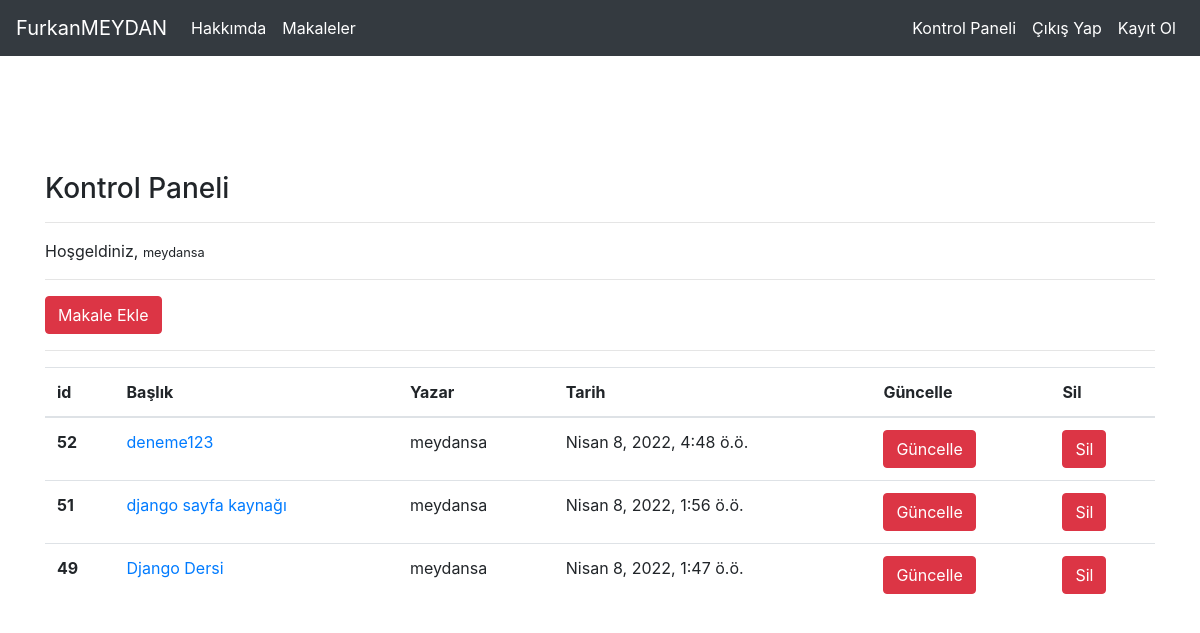
Screenshot of /articles/dashboard/ (signed in) with the database file from the repository.
### article/models.py (models this page shows, shortened)
class Article(models.Model):
    author = models.ForeignKey("auth.User",on_delete = models.CASCADE,verbose_name = "Yazar ")
    title = models.CharField(max_length = 50,verbose_name = "Başlık")
    content = RichTextField()
    created_date = models.DateTimeField(auto_now_add=True,verbose_name="Oluşturulma Tarihi")
    article_image = models.FileField(blank = True,null = True,verbose_name="Makaleye Fotoğraf Ekleyin")
    class Meta:
        ordering = ['-created_date']

### article/views.py (the view)
# urls.py: path('dashboard/',views.dashboard,name = "dashboard"),
@login_required(login_url = "user:login")
def dashboard(request):
    articles = Article.objects.filter(author = request.user)
    context = {
        "articles":articles
    }
    return render(request,"dashboard.html",context)

### templates/dashboard.html
{% extends "layout.html" %}
{% block body %}
<h3>Kontrol Paneli</h3>
<hr>
<p>
    Hoşgeldiniz, <small>{{request.user.username}}</small>
</p>
<hr>
    <a class = "btn btn-danger" href="/articles/addarticle">Makale Ekle</a>
<hr>
{% if articles %}
<table class="table">
  <thead>
    <tr>
      <th scope="col">id</th>
      <th scope="col">Başlık</th>
      <th scope="col">Yazar</th>
      <th scope="col">Tarih</th>
      <th scope="col">Güncelle</th>
      <th scope="col">Sil</th>
    </tr>
  </thead>
  <tbody>
        {% for article in articles  %}
        <tr>
            <th scope="row">{{article.id}}</th>
            <td><a href = "/articles/article/{{article.id}}">{{article.title}}</a></td>
            <td>{{article.author.username}}</td>
            <td>{{article.created_date}}</td>
            <td><a href = "/articles/update/{{article.id}}" class = "btn btn-danger">Güncelle</a></td>
            <td><a href = "/articles/delete/{{article.id}}" class = "btn btn-danger">Sil</a></td>
        </tr>
        {% endfor %}
  </tbody>
</table>
{% else %}
<div class = "alert alert-danger">Henüz bir makale eklenmemiş</div>
{% endif %}
{% endblock body %}

### rows the page displays
Article: id "52", title "deneme123", author.username "meydansa", created_date "Nisan 8, 2022, 4:48 ö.ö."
Article: id "51", title "django sayfa kaynağı", author.username "meydansa", created_date "Nisan 8, 2022, 1:56 ö.ö."
Article: id "49", title "Django Dersi", author.username "meydansa", created_date "Nisan 8, 2022, 1:47 ö.ö."

### other values shown
{{ request.user.username }} "meydansa"
